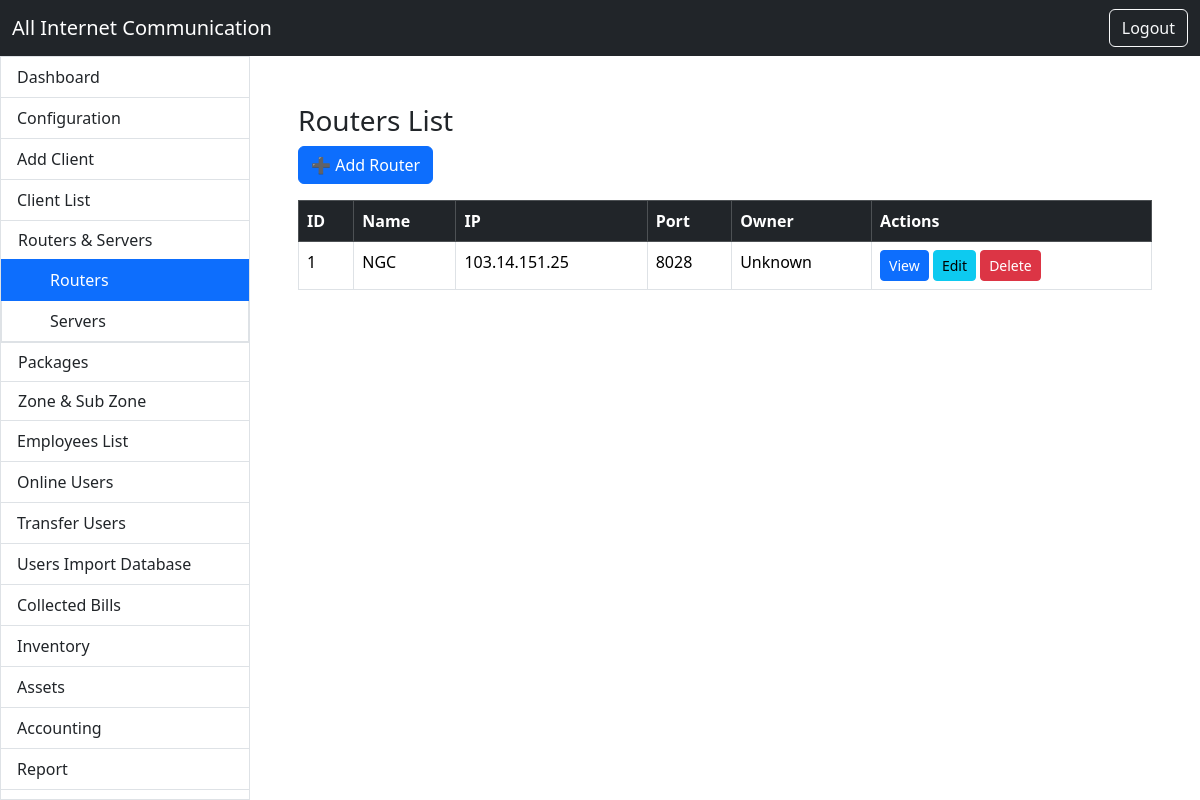
/clients/list_routers.php (signed in), run on the app's committed database.
### tables this page shows
CREATE TABLE `routers` (
  `id` int NOT NULL,
  `router_ip` varchar(50) NOT NULL,
  `owner_id` int DEFAULT NULL,
  `router_name` varchar(100) DEFAULT NULL,
  `router_username` varchar(100) DEFAULT NULL,
  `router_password` varchar(100) DEFAULT NULL,
  `router_port` int DEFAULT '8728',
  `created_at` timestamp NULL DEFAULT CURRENT_TIMESTAMP
);

### clients/list_routers.php (the view, shortened to what this page needs)
<?php
require_once '../includes/db.php';
require_once '../includes/header.php';
require_once '../includes/sidebar.php';
$role = $_SESSION['role'];
$employee_id = $_SESSION['employee_id'];
if ($role === 'admin') {
    $routers = $conn->query("SELECT r.*, e.name as owner_name FROM routers r LEFT JOIN employees e ON r.owner_id = e.id ORDER BY r.id DESC");
} else {
    $stmt = $conn->prepare("SELECT r.*, e.name as owner_name FROM routers r LEFT JOIN employees e ON r.owner_id = e.id WHERE r.owner_id = ? ORDER BY r.id DESC");
    $stmt->bind_param("i", $employee_id);
    $stmt->execute();
    $routers = $stmt->get_result();
}
?>
<div class="container p-4">
    <h3>Routers List</h3>
    <a href="/routers/add_router.php" class="btn btn-primary mb-3">➕ Add Router</a>
    <table class="table table-bordered">
        <thead class="table-dark">
        <tr>
            <th>ID</th>
            <th>Name</th>
            <th>IP</th>
            <th>Port</th>
            <th>Owner</th>
            <th>Actions</th>
        </tr>
        </thead>
        <tbody>
        <?php while ($router = $routers->fetch_assoc()): ?>
            <tr>
                <td><?= $router['id'] ?></td>
                <td><?= htmlspecialchars($router['router_name']) ?></td>
                <td><?= $router['router_ip'] ?></td>
                <td><?= $router['router_port'] ?></td>
                <td><?= htmlspecialchars($router['owner_name'] ?? 'Unknown') ?></td>
                <td>
                    <a href="view_router.php?id=<?= $router['id'] ?>" class="btn btn-sm btn-primary">View</a>
                    <?php if ($role === 'admin' || $router['owner_id'] == $employee_id): ?>
                        <a href="edit_router.php?id=<?= $router['id'] ?>" class="btn btn-sm btn-info">Edit</a>
                        <a href="delete_router.php?id=<?= $router['id'] ?>" class="btn btn-sm btn-danger" onclick="return confirm('Are you sure to delete this router?');">Delete</a>
                    <?php endif; ?>
                </td>
            </tr>
        <?php endwhile; ?>
        </tbody>
    </table>
</div>
<?php require_once '../includes/footer.php'; ?>

### data on the page
routers: id "1", router_name "NGC", router_ip "103.14.151.25", router_port "8028", owner_name "Unknown"
